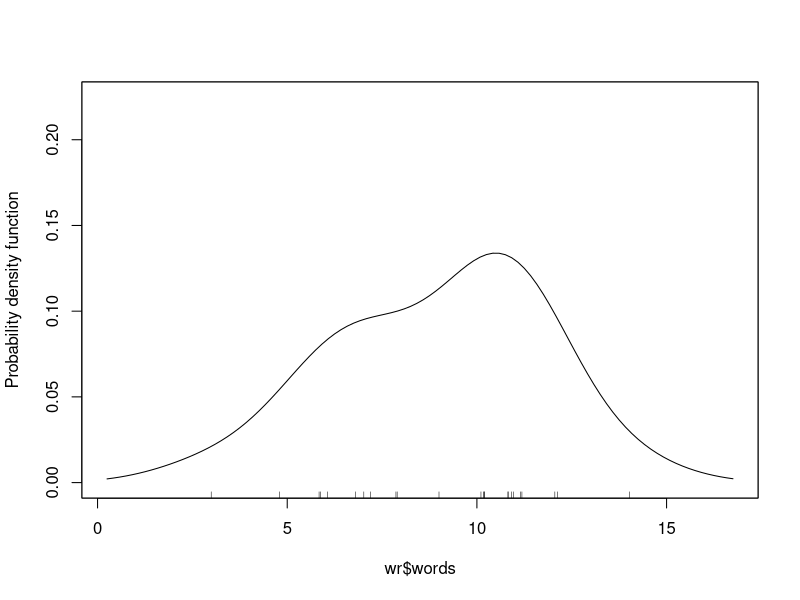
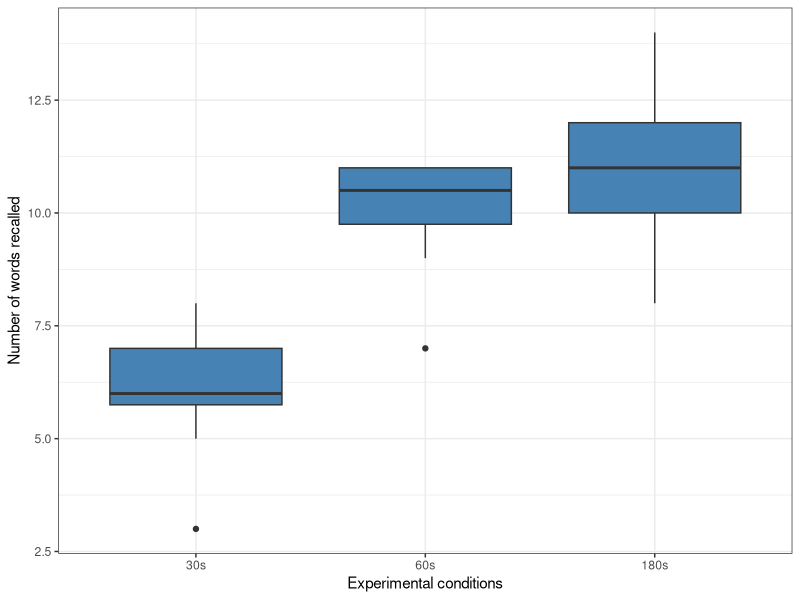

Source code (R) for these figures, in order:
##################################################
### Create data
##################################################

wr = data.frame(
  words.30  = c(7, 3, 6, 6, 5, 8, 6, 7),
  words.60  = c(7, 11, 9, 11, 10, 10, 11, 11),
  words.180 = c(8, 14, 10, 11, 12, 10, 11, 12)
  )
 


##################################################
### Load libraries
##################################################

library(ggplot2)
library(psych)
library(reshape2)
library(sm)



##################################################
### Prep data
##################################################

wr = melt(wr, variable.name = "condition", value.name = "words")

levels(wr$condition) = c("30s", "60s", "180s")




##################################################
### Marginal distribution of outcome
##################################################

sm.density(wr$words)
describe(wr$words)



##################################################
### Conditional distribution of outcome
##################################################

ggplot(data = wr, aes(x = condition, y = words)) +
  geom_boxplot(fill = "steelblue") +
  theme_bw() +
  scale_x_discrete(name = "Experimental conditions") +
  scale_y_continuous(name = "Number of words recalled")

describeBy(wr$words, wr$condition)



##################################################
### Fit the models
##################################################

# marginal mean model
lm.m = lm(words ~ 1, data = wr)
anova(lm.m)

#var(wr$words) * 23

# conditional mean model
lm.c = lm(words ~ 1 + condition, data = wr)
anova(lm.c)

# Nested F-test
anova(lm.m, lm.c)
